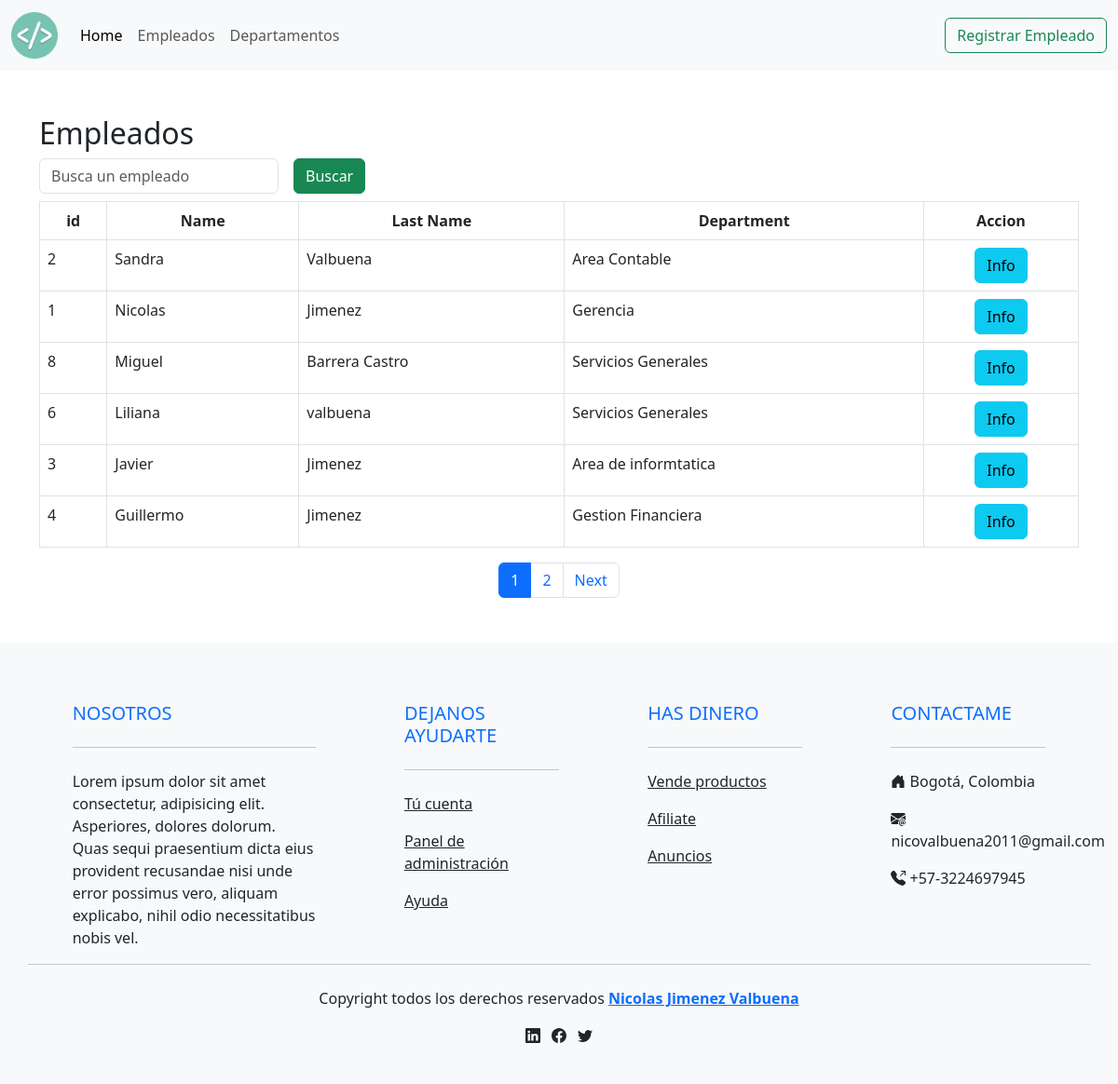
Page /all/ on the committed database.
### aplications/empleados/models.py (models this page shows)
class Empleado(models.Model):
    first_name = models.CharField('Nombre', max_length=60)
    apellidos = models.CharField('Apellidos', max_length=60)
    """Atributo seleccionable"""
    job_choices = (
        ('0', 'Contador'),
        ('1', 'Administrador'),
        ('2', 'Economista'),
        ('3', 'Otro'),
        ('4', 'Secretaria'),
        ('5', 'Servicios Generales'),
        ('6', 'Practicante Universitario'),
        ('7', 'Coordinador'),
    )
    job = models.CharField('Trabajo', max_length= 1, choices= job_choices)
    """"""""""""""""""""""""""""""""""""
    """  Atrubuto que esta relacionado con otra tabla por una foreign key  """
    departamento = models.ForeignKey(Departamento, on_delete=models.CASCADE)
    full_name = models.CharField('Nombre completo', max_length= 120, blank = True)
    """"""""""""""""""""""""""""""""""""
    image = models.ImageField('imagen', upload_to= 'empleados/', height_field=None, width_field=None, max_length=None, blank = True)
    habilidades = models.ManyToManyField(Habilidades)
    class Meta:
        verbose_name = 'Mi Empleado'
        verbose_name_plural = 'Empleados de la empresa'
        ordering = ['-first_name','apellidos']
    def __str__(self) -> str:
        return f'{self.first_name} - {self.apellidos} - {self.job} - {self.image}'

### aplications/departamento/models.py (models this page shows)
class Departamento(models.Model):
    name = models.CharField('Nombre', max_length=50, unique= True)
    short_name = models.CharField('Nombre Corto', max_length=20, blank= True)
    active = models.BooleanField('Activo', default= False)
    class Meta:
        verbose_name = 'Mi departamento'
        verbose_name_plural = 'Areas de la empresa'
        ordering = ['name'] # Ordena los registros por el nombre en orden alfabetico.
        """
            unique_together
            no permite que se registren mas registros que tengan igual la combinancion de name y short_name,
            los compara con los que estan en la base de datos y si encuentra alguno igual, no lo deja registrar

        """
        unique_together = ('name', 'short_name')
    def __str__(self) -> str:
        return f'{self.name}'

### aplications/empleados/views.py (the view)
# urls.py: path('all/',views.listAll.as_view() ,name='list_all'),
class listAll(ListView):
    model = Empleado
    template_name = 'empleado/listAll.html'
    context_object_name = 'empleados'
    paginate_by = 6
    def get_context_data(self, **kwargs):
        context = super().get_context_data(**kwargs)
        print(context['empleados'])
        return context

### templates/empleado/listAll.html (shortened to what this page needs)
{% extends 'base.html' %}
{% load static %}
{% block body %}
    {% include 'includes/nav.html' %}
    <section class="mb-5">
        <div class="container mt-5">
            <h2>Empleados</h2>
            <div class="" style="width: fit-content;">
                <form class="form-inline d-flex" action="{% url 'persona_app:filtrar' %}" method="GET">
                    <div class="form-group mb-2">
                      <input type="text"  class="form-control" id="kword" name="kword" placeholder="Busca un empleado">
                    </div>
                    <button type="submit" class="btn btn-success mb-2 mx-3">Buscar</button>
                </form>
            </div>
            <table class="table table-bordered">
                <thead>
                    <tr class="text-center">
                        <th> id </th>
                        <th> Name </th>
                        <th> Last Name </th>
                        <th> Department </th>
                        <th> Accion </th>
                    </tr>
                </thead>
                <tbody>
                    {% for empleado in empleados %}
                    <tr>
                        <td>{{ empleado.id }}</td>
                        <td>{{ empleado.first_name }}</td>
                        <td>{{ empleado.apellidos }}</td>
                        <td>{{ empleado.departamento }}</td>
                        <td class="text-center">
                            <a href="{% url 'persona_app:detail' empleado.id %}">
                                <button type="button" class="btn btn-info">Info</button>
                            </a>
                        </td>
                    </tr>
                    {% empty %}
                    <tr>
                        <td colspan="2">No hay datos disponibles.</td>
                    </tr>
                    {% endfor %}
                </tbody>
            </table>
            {% if is_paginated %}
                <nav aria-label="Page navigation example">
                    <ul class="pagination justify-content-center">
                        {% for pagina in paginator.page_range %}
                            {% if pagina == page_obj.number  %}
                                <li class="page-item"><a class="page-link active" href="?page={{pagina}}">{{pagina}}</a></li>
                            {% else %}
                                <li class="page-item"><a class="page-link " href="?page={{pagina}}">{{pagina}}</a></li>
                            {% endif %}
                        {% endfor %}
                        {% if page_obj.has_next %}
                            <li class="page-item">
                                <a class="page-link" href="?page={{page_obj.next_page_number}}">Next</a>
                            </li>
                        {% endif %}
                    </ul>
                </nav>
            {% endif %}
        </div>
    </section>
    <section>
        {% include 'includes/footer.html' %}
    </section>
{% endblock body %}

### rows in the picture
Empleado: id "2", first_name "Sandra", apellidos "Valbuena", departamento "Area Contable"
Empleado: id "1", first_name "Nicolas", apellidos "Jimenez", departamento "Gerencia"
Empleado: id "8", first_name "Miguel", apellidos "Barrera Castro", departamento "Servicios Generales"
Empleado: id "6", first_name "Liliana", apellidos "valbuena", departamento "Servicios Generales"
Empleado: id "3", first_name "Javier", apellidos "Jimenez", departamento "Area de informtatica"
Empleado: id "4", first_name "Guillermo", apellidos "Jimenez", departamento "Gestion Financiera"

### other values in the picture
{{ pagina }} "1"
{{ pagina }} "2"
